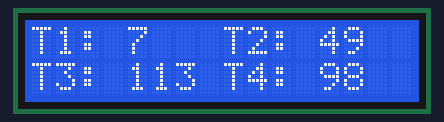
Simulated run of this sketch. Board: Arduino Uno, built with avr-gcc and run on an emulated ATmega328P. Parts: 16×2 character LCD. Random numbers use the default seed unless the sketch sets one; what the sketch prints to the serial monitor is not drawn.

Above: at 1.2 s.
At 5.3 s:
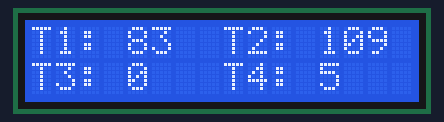
At 9.3 s:
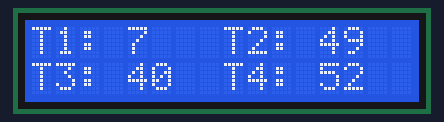
At 19.4 s:
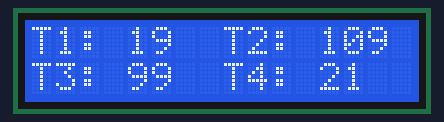
At 27.5 s:
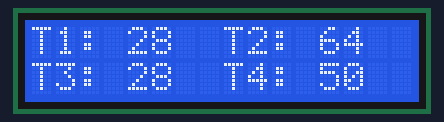
At 37.7 s:
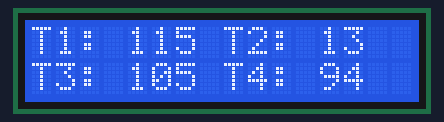

Measured:
- what the display in image 0 shows lasts 2.1 s, from 1.1 s to 3.2 s

The sketch:

programme_affichage_temperature.ino
```cpp
/***********************************
   Includes
 ***********************************/
#include <Wire.h>
#include <LiquidCrystal_I2C.h>
// #include <time.h>

/***********************************
   DEFINE
 ***********************************/
#define SCREEN_I2C_ADDRESS 0x3F
#define SCREEN_LENGTH 16
#define SCREEN_HEIGHT 2

// #define P_SENSOR_1 1
// #define P_SENSOR_2 1
// #define P_SENSOR_3 1
// #define P_SENSOR_4 1
// #define P_SENSOR_5 1

#define READING_RATE 2000 // Temperature reading frequency (must be greater than 2 seconds (2000))


/***********************************
   Function declaration
 ***********************************/
void readAllTemperature();
void displayTemperature();
void initDisplay();


/***********************************
   Variable declaration
 ***********************************/
int nbSensor = 4;
int temperatures[4] = {-1, -1, -1, -1};

/***********************************
   Class initializatiion
 ***********************************/
LiquidCrystal_I2C lcd(SCREEN_I2C_ADDRESS, SCREEN_LENGTH, SCREEN_HEIGHT); // set the LCD address to 0x27 for a 16 chars and 2 line display


/***********************************
   Code
 ***********************************/
void setup(){
  Serial.begin(9600);
  Serial.println("Enter password: ");
  lcd.init();
  lcd.backlight();

  // lcd.setCursor(0, 0);
  // lcd.print("Hello IDIoTs !");
  // lcd.setCursor(0, 1);
  // lcd.print("Ready to beer ?");
  // delay(4000);

  initDisplay();
  delay(1000);
  displayTemperature();
}

void loop()
{
  readAllTemperature();
  displayTemperature();
  delay(READING_RATE); // DO NOT REMOVE
}

/***********************************
   Functions
 ***********************************/

void readAllTemperature()
{
  int temperature = -1;
  for(int j = 0; j < nbSensor; j++)
  {
    temperatures[j] = random(120);
    Serial.println(temperatures[j]);
  }
}

void displayTemperature()
{
  if (nbSensor == 0)
  {
    lcd.setCursor(0, 0);
    lcd.print("No sensor");
  }
  else
  {
    if (nbSensor > 4)
    {
      lcd.setCursor(0, 0);
      lcd.print("Too much sensor");
      lcd.setCursor(3, 1);
      lcd.print("Limit is 4...");
    }
    else
    {
      if (nbSensor >= 1)
      {
        lcd.setCursor(4, 0);
        lcd.print("   ");
        lcd.setCursor(4, 0);
        lcd.print(temperatures[0]);
      }
      if (nbSensor >= 2)
      {
        lcd.setCursor(12, 0);
        lcd.print("   ");
        lcd.setCursor(12, 0);
        lcd.print(temperatures[1]);
      }
      if (nbSensor >= 3)
      {
        lcd.setCursor(4, 1);
        lcd.print("   ");
        lcd.setCursor(4, 1);
        lcd.print(temperatures[2]);
      }
      if (nbSensor == 4)
      {
        lcd.setCursor(12, 1);
        lcd.print("   ");
        lcd.setCursor(12, 1);
        lcd.print(temperatures[3]);
      }
    }
  }
}

void initDisplay()
{
  lcd.clear();

  if (nbSensor == 0)
  {
    lcd.setCursor(0, 0);
    lcd.print("No sensor");
  }
  else
  {
    if (nbSensor > 4)
    {
      lcd.setCursor(0, 0);
      lcd.print("Too much sensor");
      lcd.setCursor(3, 1);
      lcd.print("Limit is 4...");
    }
    else
    {
      if (nbSensor >= 1)
      {
        lcd.setCursor(0, 0);
        lcd.print("T1: ---");
      }
      if (nbSensor >= 2)
      {
        lcd.setCursor(8, 0);
        lcd.print("T2: ---");
      }
      if (nbSensor >= 3)
      {
        lcd.setCursor(0, 1);
        lcd.print("T3: ---");
      }
      if (nbSensor == 4)
      {
        lcd.setCursor(8, 1);
        lcd.print("T4: ---");
      }
    }
  }
}
```
